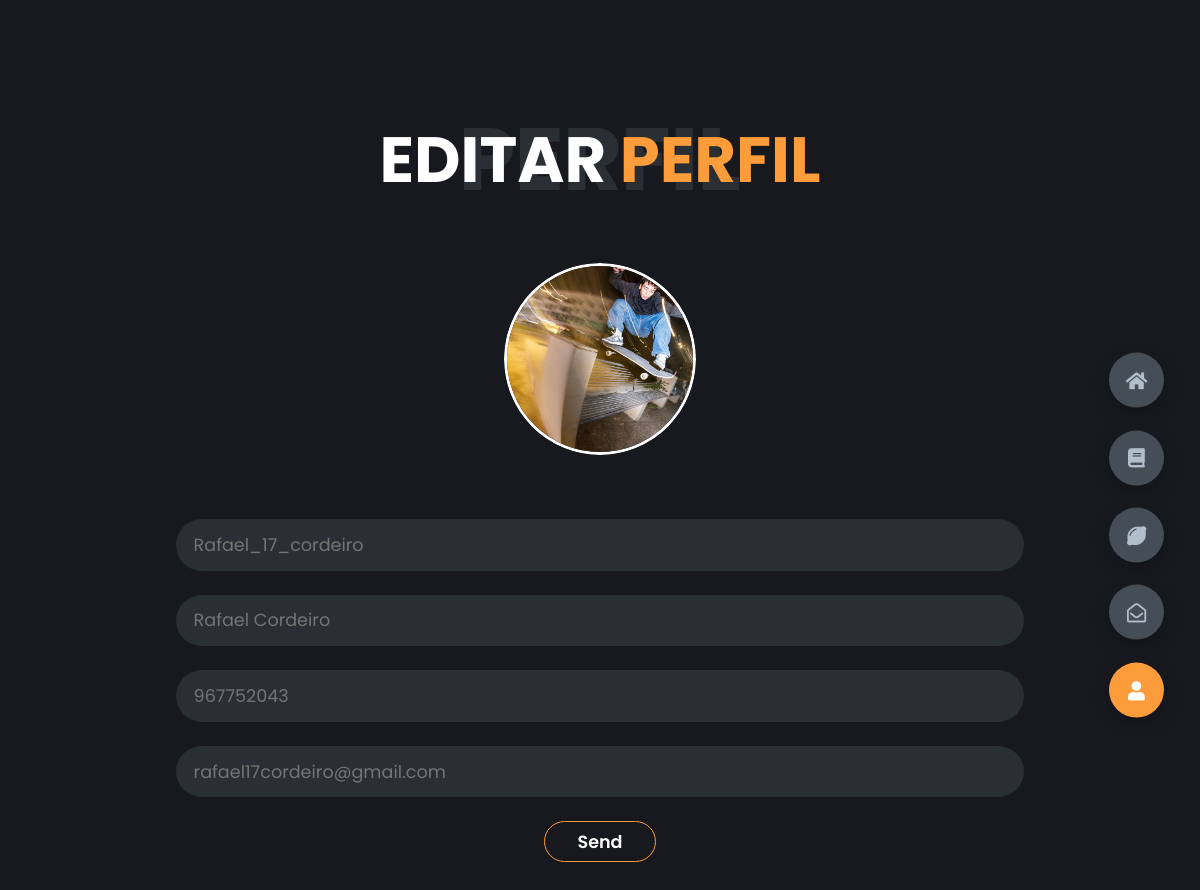
The app's page /php/editProfile.php (signed in) with its own data.
### tables this page shows
CREATE TABLE "Clientes" (
    "id_clientes" INTEGER PRIMARY KEY AUTOINCREMENT,
    "username" VARCHAR(45) NOT NULL,
    "nome_cliente" VARCHAR(45) NOT NULL,
    "contacto" VARCHAR(50) NOT NULL,
    "email" VARCHAR(100) NOT NULL,
    "pass" VARCHAR(255) NOT NULL, "imagem_perfil" VARCHAR(255), -- Ajuste o tamanho conforme necessário para senhas seguras
    UNIQUE ("username", "email")
);

### includes/profile_inc.php (called while the page is built, shortened)
<?php
include('../includes/conn.php');
$userId = $_SESSION["userid"];
$query = "SELECT * FROM Clientes WHERE id_clientes = :userid";
$stmt = $db->prepare($query);
$stmt->bindValue(':userid', $userId, SQLITE3_INTEGER);
$result = $stmt->execute();
$user = array();
while ($row = $result->fetchArray(SQLITE3_ASSOC)) {
    $user[] = array($row['username'], $row['nome_cliente'], $row['contacto'], $row['email'],$row['imagem_perfil']);
}

### php/editProfile.php (the view, shortened to what this page needs)
<!DOCTYPE html>
<html lang="en">
<head>
  <link rel="stylesheet" href="../styles/style.css" />
  <link rel="stylesheet" href="https://cdnjs.cloudflare.com/ajax/libs/toastr.js/latest/toastr.min.css">
  <link rel="stylesheet" href="https://cdnjs.cloudflare.com/ajax/libs/font-awesome/5.15.4/css/all.min.css" />
</head>
<body class="main-content">
  <section class="container contact active" id="contact">
    <div class="contact-container">
      <div class="main-title">
        <h2>Editar <span>Perfil</span><span class="bg-text">Perfil</span></h2>
      </div>
      <?php
      include('../includes/profile_inc.php');
      foreach ($user as $info) {
        $username = $info[0];
        $nomeCliente = $info[1];
        $contacto = $info[2];
        $email = $info[3];
        $imagem_perfil = $info[4];
      ?>
        <form action="../includes/editProfile_inc.php" method="post" class="contact-form" id="editProfileForm" enctype="multipart/form-data">
          <div class="contact-content-con">
            <div class="left-profile">
              <div class="profileImage-container">
                <label for="fileInput" class="profileImage-container">
                  <img src="<?php echo $imagem_perfil; ?>" alt="Profile Image">
                </label>
              </div>
            </div>
            <div class="right-contact hidden">
              <div class="input-control">
                <input type="text" name="username" required placeholder="<?php echo $username; ?>" />
              </div>
              <div class="input-control">
                <input type="text" name="nome" required placeholder="<?php echo $nomeCliente; ?>" />
              </div>
              <div class="input-control">
                <input type="text" name="phone_number" required placeholder="<?php echo $contacto; ?>" />
              </div>
              <div class="input-control">
                <input type="text" name="email" placeholder="<?php echo $email; ?>" />
              </div>
              <div class="submit-btn">
                <a href="#" class="main-btn" onclick="enviarFormulario()">
                  <span type="submit" class="btn-text">Send</span>
                </a>
              </div>
        </form>
    </div>
  <?php
      }
  ?>
  </section>
  <div class="controls">
    <a href="index.php">
      <div class="control" data-id="home">
        <i class="fas fa-home"></i>
      </div>
    </a>
    <a href="about.php">
      <div class="control" data-id="about">
        <i class="fas fa-book"></i>
      </div>
    </a>
    <a href="catalogo.php">
      <div class="control" data-id="catalogo">
        <i class="fas fa-lemon"></i>
      </div>
    </a>
    <a href="contact.php">
      <div class="control" data-id="contact">
        <i class="far fa-envelope-open"></i>
      </div>
    </a>
    <a href="profile.php">
      <div class="control active-btn" data-id="home">
        <i class="fas fa-user"></i>
      </div>
    </a>
  </div>
</body>
</html>

### styles/style.css (style rules this page uses)
* { margin: 0; padding: 0; box-sizing: border-box; list-style: none; scroll-behavior: smooth; }
:root { --color-primary: #17191f; --color-secondary: #fd9c3a; --color-white: #ffff; --color-black: #000; --color-grey0: #f8f8f8; --color-grey-1: #dbe1e8; --color-grey-2: #b2becd; --color-grey-3: #6c7983; --color-grey-4: #454e56; --color-grey-5: #2a2e35; --color-grey-6: #12181b; --br-sm-2: 14px; --box-shadow-1: 0 5px 15px rgba(0, 0, 0, 0.2); }
body { background-color: var(--color-primary); font-family: "Poppins", sans-serif; font-size: 1.1rem; color: var(--color-white); transition: all 0.4s ease-in-out; }
a { display: inline-block; text-decoration: none; color: inherit; font-family: inherit; }
section { min-height: 100vh; width: 100%; position: absolute; left: 0; top: 0; padding: 3rem 18rem; }
.container { display: none; transform: translateY(-100%) scale(0); transition: all 0.4s ease-in-out; background-color: var(--color-primary); }
.active { display: block; animation: appear 0.8s ease-in-out; transform: translateY(0) scaleY(1); }
.controls { position: fixed; z-index: 0; top: 50%; right: 3%; display: flex; flex-direction: column; align-items: center; justify-content: center; transform: translateY(-50%); }
.controls .control { padding: 1rem; cursor: pointer; background-color: var(--color-grey-4); width: 55px; height: 55px; border-radius: 50%; display: flex; justify-content: center; align-items: center; margin: 0.7rem 0; box-shadow: var(--box-shadow-1); transition: all 0.4s ease-in-out; }
.controls .control i { font-size: 1.2rem; color: var(--color-grey-2); pointer-events: none; }
.controls .active-btn { background-color: var(--color-secondary); transition: all 0.4s ease-in-out; }
.controls .active-btn i { color: var(--color-white); }
.contact-content-con { display: flex; padding-top: 3.5rem; }
.contact-content-con .right-contact { flex: 3; margin-left: 3rem; }
.contact-content-con .right-contact .input-control { margin: 1.5rem 0; }
.contact-content-con .right-contact .input-control input, .contact-content-con .right-contact .input-control textarea, .contact-content-con .right-contact .input-control select { border-radius: 30px; font-weight: inherit; font-size: inherit; font-family: inherit; padding: 0.8rem 1.1rem; outline: none; border: none; background-color: var(--color-grey-5); width: 100%; color: var(--color-white); resize: none; }
.contact-content-con .right-contact .submit-btn { display: flex; justify-content: center; }
.left-profile { display: flex; align-items: center; justify-self: center; }
.profileImage-container { width: 12rem; height: 12rem; overflow: hidden; border-radius: 50%; margin: 0 auto; cursor: pointer; }
.profileImage-container img { width: 100%; height: 100%; -o-object-fit: cover; object-fit: cover; border: 3px solid white; border-radius: 50%; }
.main-btn { border-radius: 30px; color: inherit; font-weight: 600; cursor: pointer; position: relative; border: 1px solid var(--color-secondary); display: flex; align-self: flex-start; align-items: center; overflow: hidden; }
.main-btn .btn-text { padding: 0.4rem 2rem; }
.main-btn::before { content: ""; position: absolute; top: 0; right: 0; width: 0; height: 100%; background-color: var(--color-secondary); transform: translateX(100%); transition: all 0.4s ease-out; z-index: -1; }
.main-title { text-align: center; }
.main-title h2 { position: relative; text-transform: uppercase; font-size: 4rem; font-weight: 700; }
.main-title h2 span { color: var(--color-secondary); }
.main-title h2 .bg-text { position: absolute; top: 50%; left: 50%; color: var(--color-grey-5); transition: all 0.4s ease-in-out; z-index: -1; transform: translate(-50%, -50%); font-weight: 800; font-size: 6.3rem; }
.hidden { opacity: 0; filter: blur(2px); transform: translateX(-100%); transition: opacity 1s ease-in-out, filter 1s ease-in-out, transform 1s ease-in-out; }
.show { opacity: 1; filter: blur(0); transform: translateX(0); }
@media screen and (max-width: 1432px) { .container { padding: 7rem 11rem; } }
@media screen and (max-width: 1432px) { .contact-content-con { flex-direction: column; } }
@media screen and (max-width: 1432px) { .contact-content-con .right-contact { margin-left: 0; margin-top: 2.5rem; } }
@media screen and (max-width: 1432px) { .contact-content-con .right-contact { margin-bottom: 6rem; } }
@media screen and (max-width: 1432px) { .main-title h2 .bg-text { font-size: 5.5rem; } }

### records on screen
clientes: imagem_perfil (picture), username "Rafael_17_cordeiro", nome "Rafael Cordeiro", phone_number "967752043", email "rafael17cordeiro@gmail.com"
